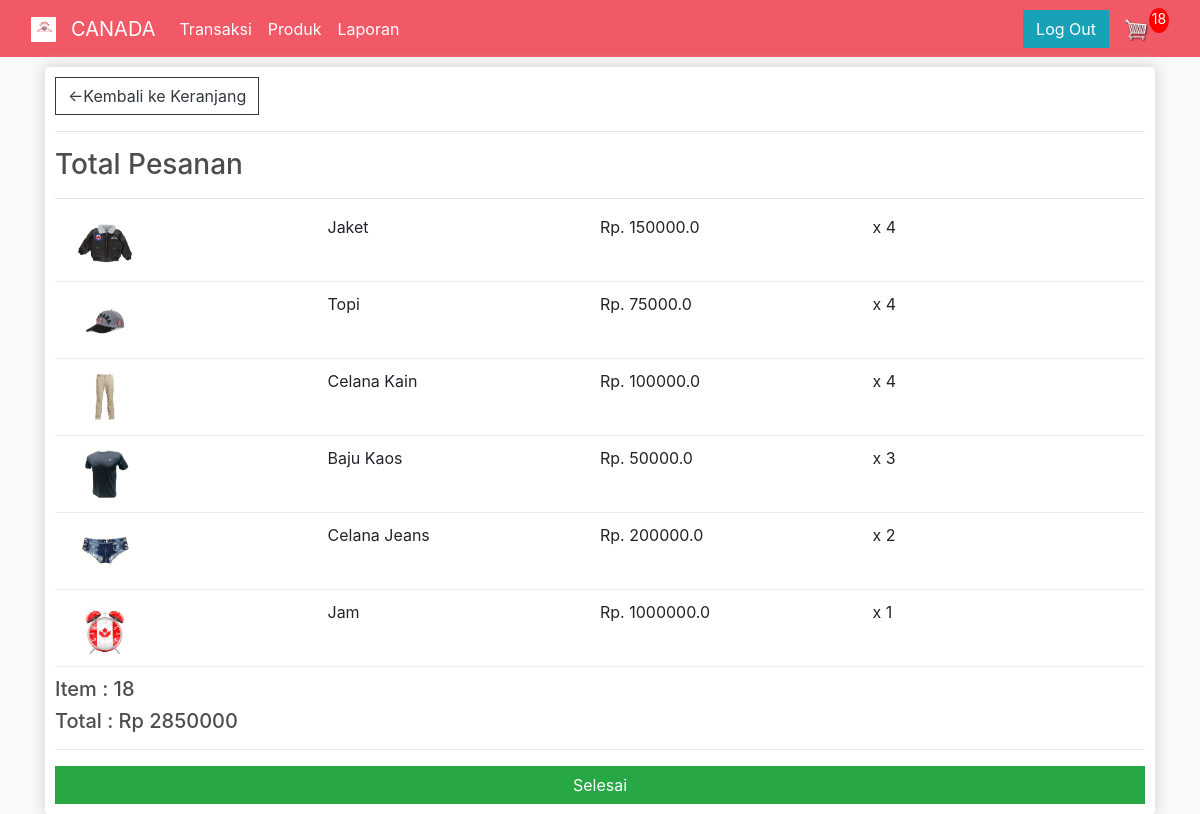
The app's page /pembayaran/ (signed in), older data.
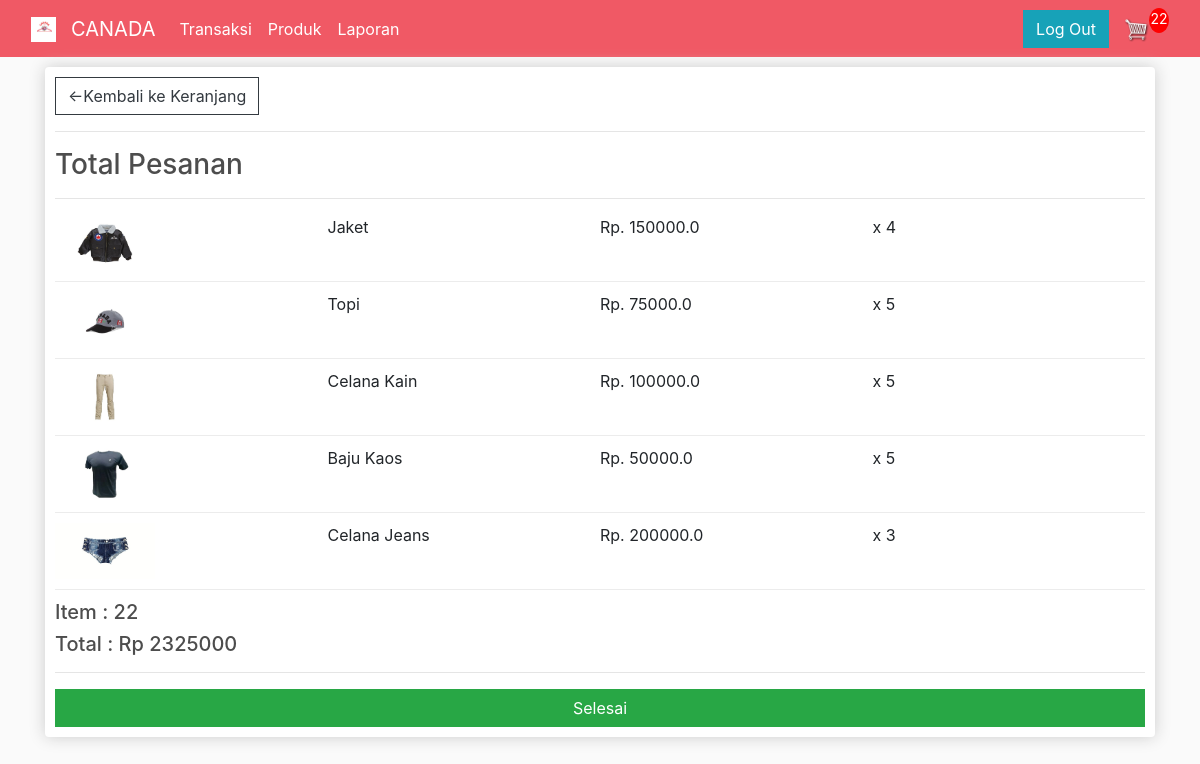
The same page, newer data.
### transaksi/models.py (models this page shows, shortened)
class OrderItem(models.Model):
    product     = models.ForeignKey(Product, on_delete=models.SET_NULL, blank=True, null=True)
    order       = models.ForeignKey(Order, on_delete=models.SET_NULL, blank=True, null=True)
    quantity    = models.IntegerField(default=0, null=True, blank=True)
    date_added  = models.DateTimeField(auto_now_add=True)
    @property
    def get_total(self):
        total = self.product.price * self.quantity
        return total

class Product(models.Model):
    name    = models.CharField(max_length=200, null=True)
    price   = models.FloatField()
    digital = models.BooleanField(default=False, null=True,blank=False)
    image   = models.ImageField(null=True, blank=True, default="placeholder.png")
    @property
    def imageURL(self):
        try:
            url = self.image.url
        except:
            url = ''
        return url

class Order(models.Model):
    customer        = models.ForeignKey(Customer, on_delete=models.SET_NULL, blank=True, null= True)
    date_orderd     = models.DateTimeField(auto_now_add=True)
    complete        = models.BooleanField(default=False, null=True, blank=False)
    transaction_id  = models.CharField(max_length=200, null=True)
    @property
    def get_cart_total(self):
        orderitems = self.orderitem_set.all()
        total = sum([item.get_total for item in orderitems ])
        return  total
    @property
    def get_cart_items(self):
        orderitems = self.orderitem_set.all()
        total = sum([item.quantity for item in orderitems ])
        return  total

### transaksi/views.py (the view)
# urls.py: path('pembayaran/', views.pembayaran, name="pembayaran"),
def pembayaran(request):
    if request.user.is_authenticated:
        customer = request.user.customer
        order, created = Order.objects.get_or_create(customer=customer, complete=False)
        items =  order.orderitem_set.all()
        cartItems = order.get_cart_items
    else:
        items = []
        order = {'get_cart_total':0, 'get_cart_items':0}
        cartItems = order['get_cart_items']
    context = {'items':items, 'order':order, 'cartItems':cartItems}
    return render(request, 'transaksi/pembayaran.html', context)

### transaksi/templates/transaksi/pembayaran.html (shortened to what this page needs)
{% extends 'menu/menu.html' %}
{% load static %}
{% block content %}
    <div class="row">
        <div class="col-lg-12">
            <div class="box-element">
                <a class="btn btn-outline-dark" href="{% url 'keranjang' %}"> &#x2190;Kembali ke Keranjang </a>
                <hr>
                <h3> Total Pesanan </h3>
                <hr>
                {%  for item in items %}
                <div class="cart-row">
                    <div style="flex: 2;"><img class="row-image" src="{{item.product.imageURL}}" ></div>
                    <div style="flex: 2;"><p> {{item.product.name}} </p></div>
                    <div style="flex: 2;"><p> Rp. {{item.product.price}} </p></div>
                    <div style="flex: 2;"><p> x {{item.quantity}} </p></div>
                </div>
                {% endfor %}
                <h5> Item   : {{order.get_cart_items}} </h5>
                <h5> Total  : Rp {{order.get_cart_total|floatformat:0}} </h5>
                <hr>
                <button id="make-payment" class="btn btn-success btn-block"> Selesai </button>
            </div>
        </div>
    </div>
{% endblock content %}

Row changes from the older to the newer data that the page shows:
removed OrderItem: product.imageURL (picture), product.name "Jam", product.price "1000000.0", quantity "1"
changed OrderItem "Topi": quantity "4" → "5"
changed OrderItem "Celana Kain": quantity "4" → "5"
changed OrderItem "Baju Kaos": quantity "3" → "5"
changed OrderItem "Celana Jeans": quantity "2" → "3"
changed through a linked row, Order: get_cart_items "18" → "22"; get_cart_total "2850000" → "2325000"
Text that changed along with them:
{{ cartItems }}: "18" → "22"
